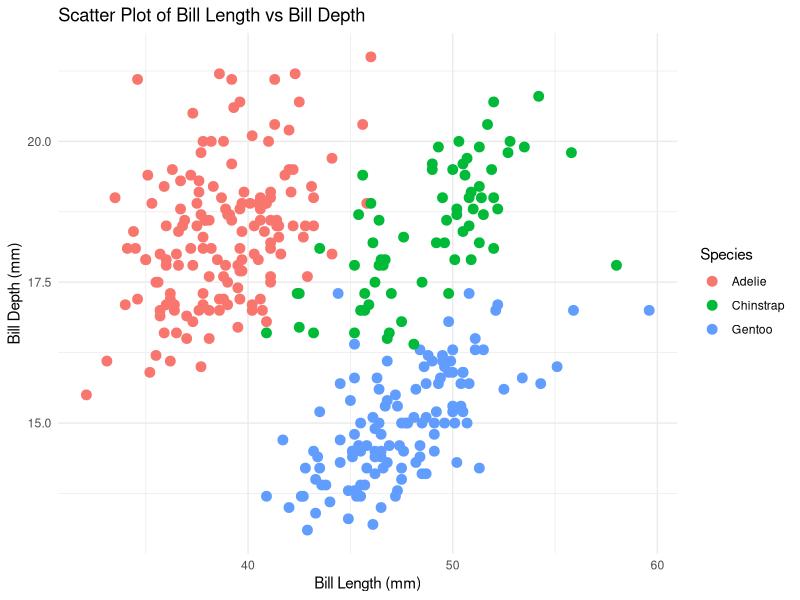
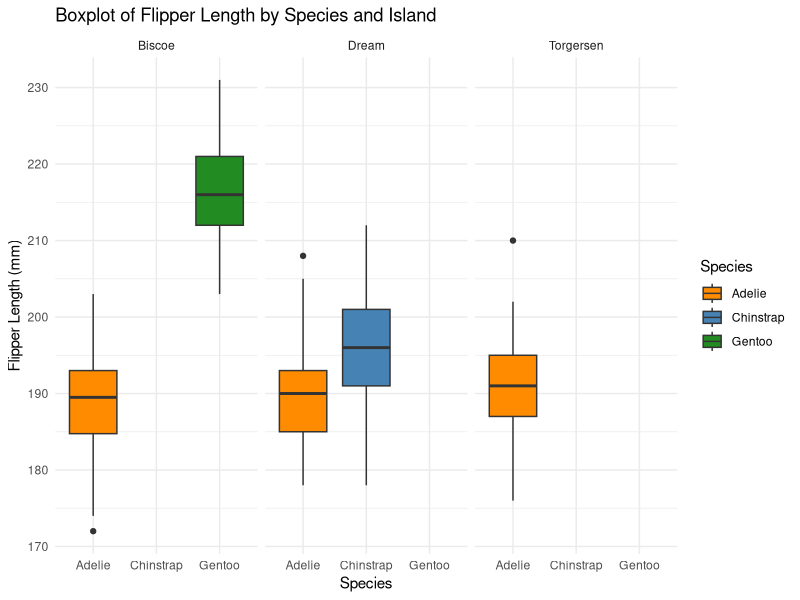
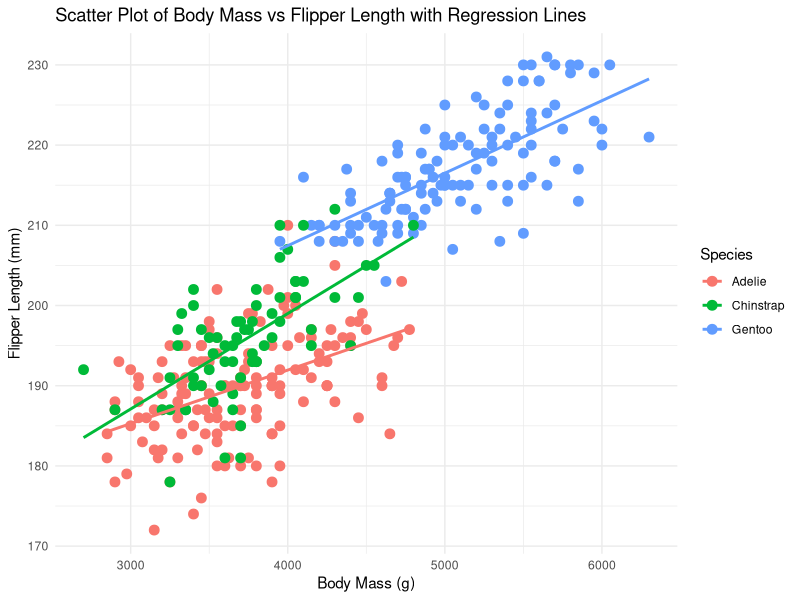

These figures' R source, in order:
## ---- chunk 1
#Load the tidyverse and palmerpenguins libraries
library(tidyverse)
library(palmerpenguins)
## ---- chunk 2
#Create a ggplot scatter plot using the penguins dataset
#Plot bill_length_mm on the x-axis and bill_depth on the y-axis
#Color points by species and use geom_point with size 3
#Add a minimal theme and clean labels
ggplot(data = penguins, aes(x = bill_length_mm, y = bill_depth_mm, color = species)) +
  geom_point(size = 3) +
  theme_minimal() +
  labs(title = "Scatter Plot of Bill Length vs Bill Depth",
       x = "Bill Length (mm)",
       y = "Bill Depth (mm)",
       color = "Species")
## ---- chunk 3
# Create a a ggplot boxplot using the penguins dataset
# Plot flipper_length_mm on the y-axis and species on the y-axis
# Facet the plot by island
# Color with custom palettes
# Add a minimal theme and clean labels
ggplot(data = penguins, aes(x = species, y = flipper_length_mm, fill = species)) +
  geom_boxplot() +
  facet_wrap(~ island) +
  scale_fill_manual(values = c("darkorange", "steelblue", "forestgreen")) +
  theme_minimal() +
  labs(title = "Boxplot of Flipper Length by Species and Island",
       x = "Species",
       y = "Flipper Length (mm)",
       fill = "Species")
## ---- chunk 4
# Create a ggplot scatter plot using the penguins dataset
# Plot body_mass_g on the x-axis and flipper_length_mm on the y-axis
# Add a linear regression line with geom_smooth for each species

ggplot(data = penguins, aes(x = body_mass_g, y = flipper_length_mm, color = species)) +
  geom_point(size = 3) +
  geom_smooth(method = "lm", se = FALSE) +
  theme_minimal() +
  labs(title = "Scatter Plot of Body Mass vs Flipper Length with Regression Lines",
       x = "Body Mass (g)",
       y = "Flipper Length (mm)",
       color = "Species")
